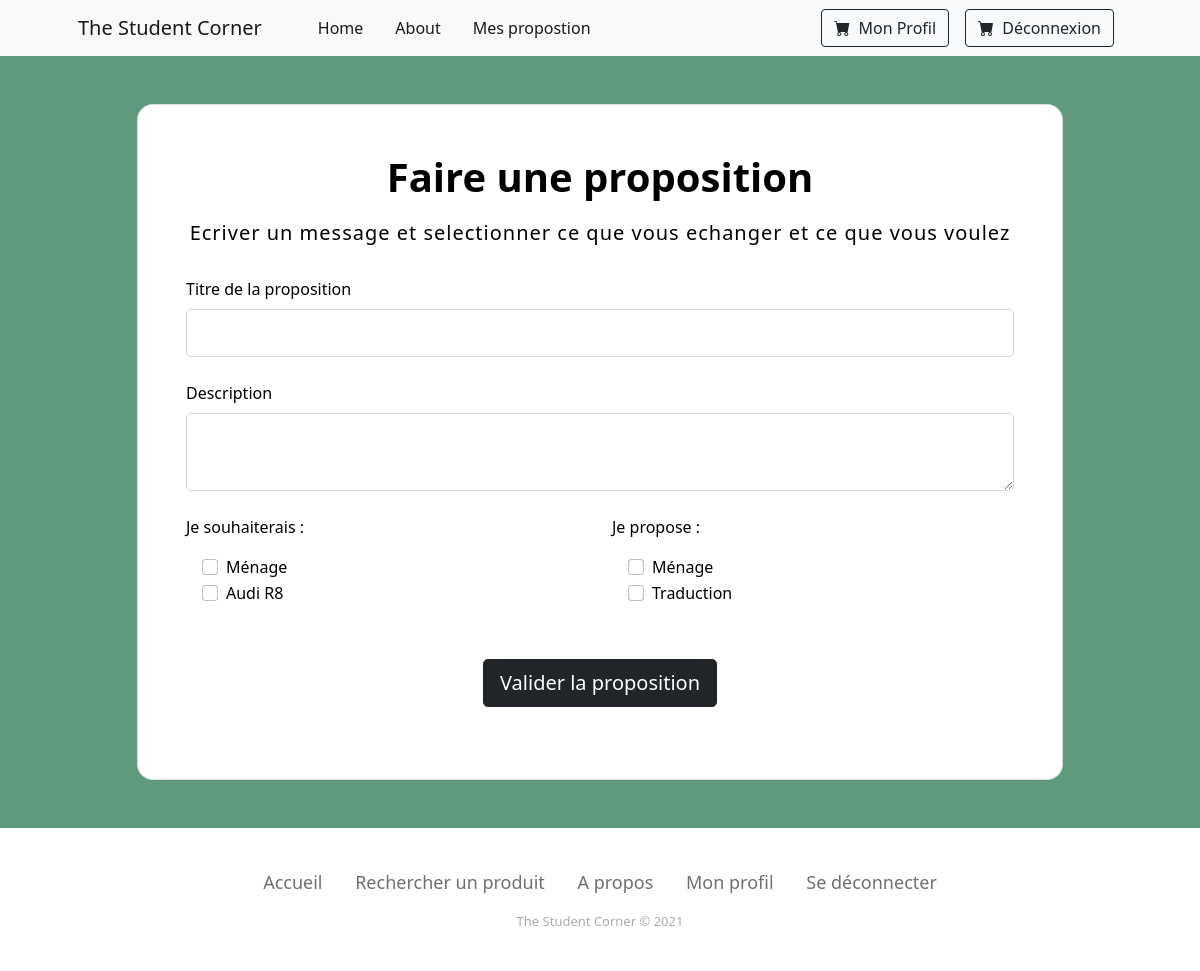
Screenshot of /?r=contact&to=9 (signed in) with the database file from the repository.
### tables this page shows
CREATE TABLE IF NOT EXISTS produit (
    idproduit int(11) NOT NULL AUTO_INCREMENT,
    nom varchar(100) NOT NULL,
    description varchar(100) NOT NULL,
    type int(11) NOT NULL,
    PRIMARY KEY (idproduit)
);

### controller/Controller.php (called while the page is built, shortened)
<?php
class Controller {
	public function render($view, $d=null) {
		$controller = get_class($this);
		$model = substr($controller, 0,
		strpos($controller, "Controller"));
		$data = $d;
		include_once "view/header.php";
		include_once "view/".strtolower($model)."/".$view.".php";
		include_once "view/footer.php";
	}
}

### controller/ContactController.php (called while the page is built, shortened)
<?php
class ContactController extends Controller {
  public function index(){
    $user = unserialize($_SESSION["user"]);
    $proposes = Offre::findOffres($user->idutilisateur);
    $to = new Utilisateur(parameters()["to"]);
    $demandes = Demande::findDemandes($to->idutilisateur);
    $this->render("index", ["user"=>$user,"to"=>$to,"demandes"=>$demandes,"proposes"=>$proposes]);
  }
}

### index.php (called while the page is built, shortened)
<?php
include_once "db.php";
include_once "tools.php";
include_once "controller/route.php";

### model/Model.php (called while the page is built, shortened)
<?php
class Model {
	public function __construct($id=null) {
		$class = get_class($this);
		$table = strtolower($class);
		if ($id != null) {
			$st = db()->prepare("select * from $table where id$table=:id");
			$st->bindValue(":id", $id);
			$st->execute();
			if ($st->rowCount() != 1) {
				throw new Exception("Not in table: ".$table." id: ".$id );
			} else {
				$row = $st->fetch(PDO::FETCH_ASSOC);
				$classes = glob('model/*');
				$classes_update = array();
				foreach($classes as &$value) {
					$value = substr($value,6);
					$value = substr($value,0,-4);
					$classes_update[strtolower($value)] = $value;
				}
				foreach($row as $field => $value) {
					if (substr($field, 0,2) == "id" && $field != "id".$table) {
						$linkedField = substr($field, 2);
						$this->$field = new $linkedClass($value);
					} else {
						$this->$field = $value;
					}
				}
			}
		}
	}
	public function __get($fieldName) {
		$varName = "_".$fieldName;
		if (property_exists(get_class($this), $varName))
			return $this->$varName;
		else {
			throw new Exception("Unknown variable: ".$fieldName." in ".get_class($this));
		}
	}
	public function __set($fieldName, $value) {
		$varName = "_".$fieldName;
		if ($value !== null) {
			if (property_exists(get_class($this), $varName)) {
				$class = get_class($this);
				$table = strtolower($class);
				$id = "_id".$fieldName;
				if (isset($value->$id)) {
					$st = db()->prepare("update $table set id$fieldName=:val where id$table=:id");
					$id = substr($id, 1);
					$st->bindValue(":val", $value->$id);
				} else {
					$st = db()->prepare("update $table set $fieldName=:val where id$table=:id");
					$st->bindValue(":val", $value);
				}
				$id = "id".$table;
				$st->bindValue(":id", $this->$id);
				$st->execute();
			} else {
				throw 	new Exception("Unknown variable: ".$fieldName. " in ".get_class($this));
			}
		}
	}
}

### db.php (called while the page is built)
<?php
$db = new PDO("mysql:host=localhost;dbname=info732","root","");
$db->exec("SET NAMES 'utf8';");
function db() { global $db; return $db; }

### model/Demande.php (called while the page is built, shortened)
<?php
class Demande extends Model {
	public function __construct($idutilisateur=null, $iddemande=null) {
		$class = get_class($this);
		$table = strtolower($class);
		if ($idutilisateur != null || $iddemande != null) {
			$st = db()->prepare("select * from $table where idutilisateur=:idutilisateur and iddemande=:iddemande");
			$st->bindValue(":idutilisateur", $idutilisateur);
			$st->bindValue(":iddemande", $iddemande);
			$st->execute();
			$this->produit = new Produit($this->iddemande);
		}
	}
	public static function findDemandes($idutilisateur){
		$sql = "select * from demande where idutilisateur=:idutilisateur";
		$st = db()->prepare($sql);
		$st->bindValue(":idutilisateur", $idutilisateur, PDO::PARAM_INT);
        $st->execute();
        $list = array();
        while($row = $st->fetch(PDO::FETCH_ASSOC)) {
            $list[] = new $class($row["idutilisateur"], $row["iddemande"]);
        }
        return $list;
	}
}

### tools.php (called while the page is built, shortened)
<?php
spl_autoload_register(function($name) {
	$dir = "model";
	if (strpos($name,"Controller") !== FALSE)
		$dir = "controller";
	$path = $dir."/".$name.".php";
});

### model/Role.php (called while the page is built, shortened)
<?php
class Role extends Model {
	public function __toString() {
		return get_class($this).": ".$this->nom_role;
	}
}

### model/Campus.php (called while the page is built, shortened)
<?php
class Campus extends Model {
	public function __toString() {
		return get_class($this).": ".$this->nom_campus;
	}
}

### model/Offre.php (called while the page is built, shortened)
<?php
class Offre extends Model {
	public function __construct($idutilisateur=null, $idoffre=null){
		$class = get_class($this);
		$table = strtolower($class);
		if ($idutilisateur != null || $iddemande != null) {
			$st = db()->prepare("select * from $table where idutilisateur=:idutilisateur and idoffre=:idoffre");
			$st->bindValue(":idutilisateur", $idutilisateur);
			$st->bindValue(":idoffre", $idoffre);
			$st->execute();
			$this->produit = new Produit($this->idoffre);
		}
	}
	public static function findOffres($idutilisateur){
		$sql = "select * from offre where idutilisateur=:idutilisateur";
		$st = db()->prepare($sql);
		$st->bindValue(":idutilisateur", $idutilisateur, PDO::PARAM_INT);
        $st->execute();
        $list = array();
        while($row = $st->fetch(PDO::FETCH_ASSOC)) {
            $list[] = new $class($row["idutilisateur"], $row["idoffre"]);
        }
        return $list;
	}
}

### view/contact/index.php (the view)
<section class="" style="background-color: #609a7d;">
  <div class="container py-5 h-100">
    <div class="row d-flex justify-content-center align-items-center h-100">
      <div class="col col-xl-10">
        <div class="card" style="border-radius: 1rem;">
          <div class="row g-0">
            <div class="card-body p-4 p-lg-5 text-black">
				<form action=".?r=contact/send&to=<?php echo $data["to"]->idutilisateur; ?>" method="post">
					<div class="mb-3 pb-1 text-center">
					<span class="h1 fw-bold mb-0">Faire une proposition</span>
					</div>
					<h5 class="fw-normal mb-3 pb-3 text-center" style="letter-spacing: 1px;">Ecriver un message et selectionner ce que vous echanger et ce que vous voulez</h5>
					<div class="form-outline mb-4">
					<label class="form-label" for="title">Titre de la proposition</label>
					<input type="text" id="title" name="title" class="form-control form-control-lg" />
					</div>
					<div class="form-outline mb-4">
					<label class="form-label" for="desc">Description</label>
					<textarea id="desc" name="desc" rows="2" class ="form-control form-control-lg"></textarea>
					</div>
					<div class = "row">
						<div class = "col mb-5 min-vw-50">
							<p class="fw-normal">Je souhaiterais :</p>
							<div class="mx-3">
							<?php
								foreach($data["demandes"] as $d){
									$produit = $d->produit;
									echo <<<html
									<div class="form-check">
										<input
											class="form-check-input"
											type="checkbox"
											value="$produit->idproduit"
											id="flexCheckDefault"
											name="wants[]"
										/>
										<label class="form-check-label" for="flexCheckDefault">
											$produit->nom
										</label>
									</div>
									html;
								}
								?>
							</div>
						</div>
						<div class = "col mb-5 min-vw-50">
							<p class="fw-normal">Je propose :</p>
							<div class="mx-3">
								<?php
								foreach($data["proposes"] as $d){
									$produit = $d->produit;
									echo <<<html
									<div class="form-check">
										<input
											class="form-check-input"
											type="checkbox"
											value="$produit->idproduit"
											id="flexCheckDefault"
											name="gives[]"
										/>
										<label class="form-check-label" for="flexCheckDefault">
											$produit->nom
										</label>
									</div>
									html;
								}
								?>
							</div>
						</div>
					</div>
					<div class="pt-1 mb-4 text-center">
					<button class="btn btn-dark btn-lg btn-block" type="submit">Valider la proposition</button>
					</div>
				</form>
			</div>
          </div>
        </div>
      </div>
    </div>
  </div>
</section>

### rows the page displays
produit: nom "Ménage"
produit: nom "Audi R8"
produit: nom "Ménage"
produit: nom "Traduction"
